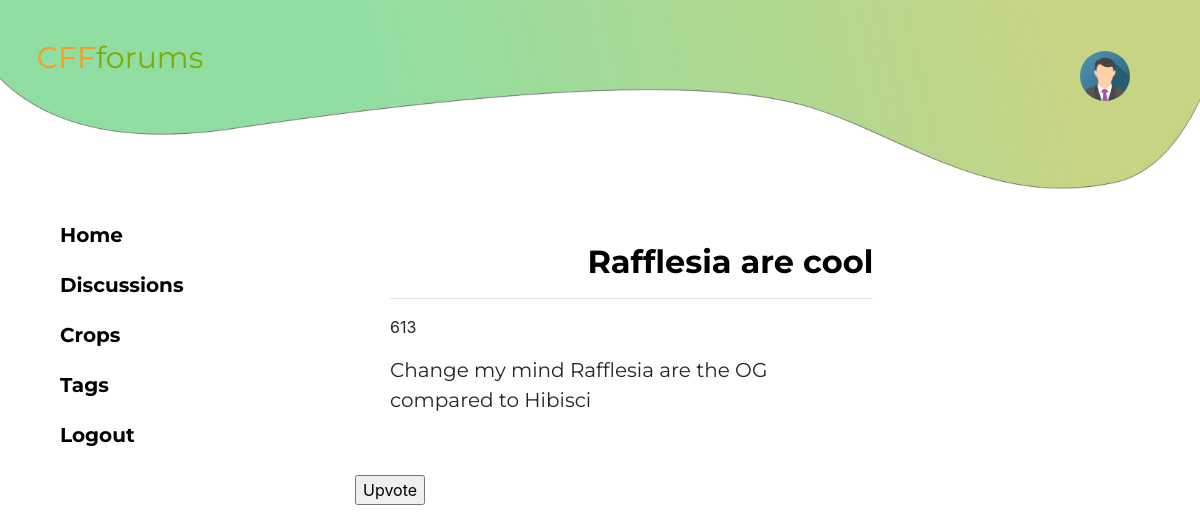
The app's page /directory/Main/php/specificquestion.php?cthreadID=2 (signed in), older data.
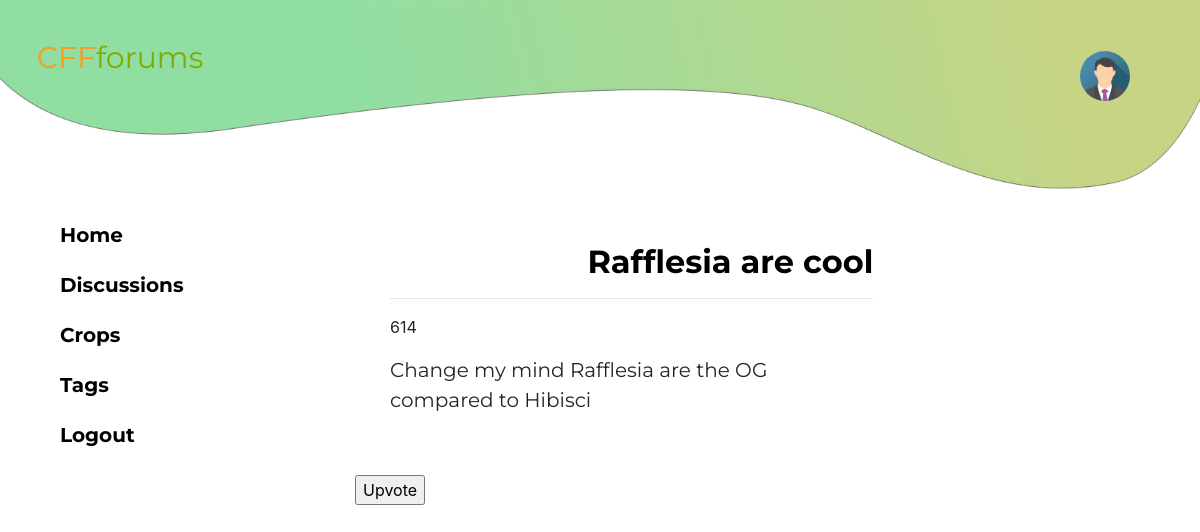
The same page, newer data.
### tables this page shows
CREATE TABLE `thread` (
  `ThreadID` int(10) NOT NULL,
  `ThreadModeratorID` int(10) NOT NULL,
  `ThreadUserID` int(10) NOT NULL,
  `ThreadSubject` varchar(255) NOT NULL,
  `ThreadDescription` varchar(500) NOT NULL,
  `ThreadVoteCount` int(10) NOT NULL,
  `ThreadSubscribedUserID` int(10) NOT NULL,
  `ThreadSubscribeduserCount` int(10) NOT NULL,
  `ThreadViewsCount` int(10) NOT NULL,
  `ThreadAnswersCount` int(10) NOT NULL,
  `ThreadCreatedDate` timestamp NOT NULL DEFAULT CURRENT_TIMESTAMP
);

### directory/Main/php/specificquestion.php (the view, shortened to what this page needs)
<!DOCTYPE html>
<html>
<head>
<link href="../../resources/css/bootstrap.min.css" rel="stylesheet">
<link href="../../resources/css/specificquestionstyle.css" rel="stylesheet">
</head>
<body>
<div class="container-fluid">
  <div class="header">
    <div class="logo">
      <a href="home.php" style="text-decoration:none;"><font color=#ff9918>CFF</font><font color=#81ab00>forums</font></a>
    </div>
    <a href="profile.php"><img src="../../resources/img/avatar.png" alt="Avatar" class="avatar"></a>
    <div class='container-1'>
    <img src="../../resources/img/navbar-x2.png" alt="header" width=100% height=300px>
      </div>
    </div>
    <br />
    <div class="nav-bar">
      <a href="home.php" class="nav-link">Home</a>
      <a href="discussion.php" class="nav-link">Discussions</a>
      <a href="crops.php" class="nav-link">Crops</a>
      <a href="tags.php" class="nav-link">Tags</a>
      <a href="logout.php" class="nav-link">Logout</a>
    </div>
    <div class="main-body">
    <div class="col-md-8">
        <?php
        include("config.php");
        $threadID = $_GET['cthreadID'];
        $sql = "SELECT * FROM thread WHERE ThreadID ='".$threadID."'";
        $res = mysqli_query($link,$sql);
        $threads = "";
        if(mysqli_num_rows($res) > 0){
          while($row = mysqli_fetch_assoc($res)){
            $title = $row['ThreadSubject'];
            $description = $row['ThreadDescription'];
            $votecount = $row['ThreadVoteCount'];
            $threads .= "
                          <div class='card-body'>
                <h2 class='card-title'><font size='6'>".$title."</font></h2>
                                <hr/>
                <p>".$votecount."</p>
                <p class='card-text'>".$description."</p>
                  <br>
                         </div>";
          }
          echo $threads;
        }
        else {
          echo "<a href='home.php'>Return to Home</a><hr />";
          echo "<p>There has been an error displaying this page.";
        }
        ?>
 </div>
     <form method="post">
       <input type="submit" name="upvote" id="upvote" value="Upvote"/>
      </form>
    </div>
</body>

Row changes from the older to the newer data that the page shows:
changed thread "Rafflesia are cool": ThreadVoteCount "613" → "614"
